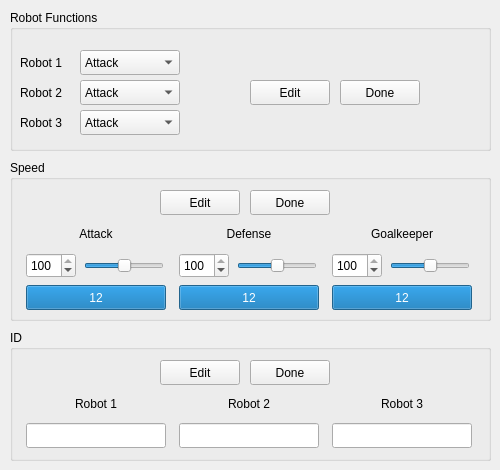
     <widget class="QWidget" name="tabRobot">
      <attribute name="icon">
       <iconset resource="icons.qrc">
        <normaloff>:/Icons/Imgs/devil_mad.png</normaloff>:/Icons/Imgs/devil_mad.png</iconset>
      </attribute>
      <attribute name="title">
       <string>Robot</string>
      </attribute>
      <widget class="QGroupBox" name="groupBoxRobotRobotFunctions">
       <property name="geometry">
        <rect>
         <x>10</x>
         <y>10</y>
         <width>481</width>
         <height>141</height>
        </rect>
       </property>
       <property name="title">
        <string>Robot Functions</string>
       </property>
       <widget class="QLabel" name="labelRobotRobotFunctionsRobot1">
        <property name="geometry">
         <rect>
          <x>10</x>
          <y>40</y>
          <width>60</width>
          <height>25</height>
         </rect>
        </property>
        <property name="minimumSize">
         <size>
          <width>60</width>
          <height>25</height>
         </size>
        </property>
        <property name="maximumSize">
         <size>
          <width>60</width>
          <height>25</height>
         </size>
        </property>
        <property name="text">
         <string>Robot 1</string>
        </property>
       </widget>
       <widget class="QComboBox" name="comboBoxRobotRobotFunctionsRobot1">
        <property name="geometry">
         <rect>
          <x>70</x>
          <y>40</y>
          <width>100</width>
          <height>25</height>
         </rect>
        </property>
        <property name="minimumSize">
         <size>
          <width>100</width>
          <height>25</height>
         </size>
        </property>
        <property name="maximumSize">
         <size>
          <width>100</width>
          <height>25</height>
         </size>
        </property>
        <property name="editable">
         <bool>false</bool>
        </property>
        <property name="duplicatesEnabled">
         <bool>true</bool>
        </property>
        <item>
         <property name="text">
          <string>Attack</string>
         </property>
        </item>
        <item>
         <property name="text">
          <string>Defense</string>
         </property>
        </item>
        <item>
         <property name="text">
          <string>Goalkeeper</string>
         </property>
        </item>
       </widget>
       <widget class="QPushButton" name="pushButtonRobotRobotFunctionsDone">
        <property name="geometry">
         <rect>
          <x>330</x>
          <y>70</y>
          <width>80</width>
          <height>25</height>
         </rect>
        </property>
        <property name="minimumSize">
         <size>
          <width>80</width>
          <height>25</height>
         </size>
        </property>
        <property name="maximumSize">
         <size>
          <width>80</width>
          <height>25</height>
         </size>
        </property>
        <property name="text">
         <string>Done</string>
        </property>
       </widget>
       <widget class="QLabel" name="labelRobotRobotFunctionsRobot2">
        <property name="geometry">
         <rect>
          <x>10</x>
          <y>70</y>
          <width>60</width>
          <height>25</height>
         </rect>
        </property>
        <property name="minimumSize">
         <size>
          <width>60</width>
          <height>25</height>
         </size>
        </property>
        <property name="maximumSize">
         <size>
          <width>60</width>
          <height>25</height>
         </size>
        </property>
        <property name="text">
         <string>Robot 2</string>
        </property>
       </widget>
       <widget class="QComboBox" name="comboBoxRobotRobotFunctionsRobot2">
        <property name="geometry">
         <rect>
          <x>70</x>
          <y>70</y>
          <width>100</width>
          <height>25</height>
         </rect>
        </property>
        <property name="minimumSize">
         <size>
          <width>100</width>
          <height>25</height>
         </size>
        </property>
        <property name="maximumSize">
         <size>
          <width>100</width>
          <height>25</height>
         </size>
        </property>
        <item>
         <property name="text">
          <string>Attack</string>
         </property>
        </item>
        <item>
         <property name="text">
          <string>Defense</string>
         </property>
        </item>
        <item>
         <property name="text">
          <string>Goalkeeper</string>
         </property>
        </item>
       </widget>
       <widget class="QLabel" name="labelRobotRobotFunctionsRobot3">
        <property name="geometry">
         <rect>
          <x>10</x>
          <y>100</y>
          <width>60</width>
          <height>25</height>
         </rect>
        </property>
        <property name="minimumSize">
         <size>
          <width>60</width>
          <height>25</height>
         </size>
        </property>
        <property name="maximumSize">
         <size>
          <width>60</width>
          <height>25</height>
         </size>
        </property>
        <property name="text">
         <string>Robot 3</string>
        </property>
       </widget>
       <widget class="QComboBox" name="comboBoxRobotRobotFunctionsRobot3">
        <property name="geometry">
         <rect>
          <x>70</x>
          <y>100</y>
          <width>100</width>
          <height>25</height>
         </rect>
        </property>
        <property name="minimumSize">
         <size>
          <width>100</width>
          <height>25</height>
         </size>
        </property>
        <property name="maximumSize">
         <size>
          <width>100</width>
          <height>25</height>
         </size>
        </property>
        <item>
         <property name="text">
          <string>Attack</string>
         </property>
        </item>
        <item>
         <property name="text">
          <string>Defense</string>
         </property>
        </item>
        <item>
         <property name="text">
          <string>Goalkeeper</string>
         </property>
        </item>
       </widget>
       <widget class="QPushButton" name="pushButtonRobotRobotFunctionsEdit">
        <property name="geometry">
         <rect>
          <x>240</x>
          <y>70</y>
          <width>80</width>
          <height>25</height>
         </rect>
        </property>
        <property name="minimumSize">
         <size>
          <width>80</width>
          <height>25</height>
         </size>
        </property>
        <property name="maximumSize">
         <size>
          <width>80</width>
          <height>25</height>
         </size>
        </property>
        <property name="text">
         <string>Edit</string>
        </property>
       </widget>
      </widget>
      <widget class="QGroupBox" name="groupBoxRobotSpeed">
       <property name="geometry">
        <rect>
         <x>10</x>
         <y>160</y>
         <width>481</width>
         <height>161</height>
        </rect>
       </property>
       <property name="title">
        <string>Speed</string>
       </property>
       <widget class="QPushButton" name="pushButtonRobotSpeedEdit">
        <property name="geometry">
         <rect>
          <x>150</x>
          <y>30</y>
          <width>80</width>
          <height>25</height>
         </rect>
        </property>
        <property name="minimumSize">
         <size>
          <width>80</width>
          <height>25</height>
         </size>
        </property>
        <property name="maximumSize">
         <size>
          <width>80</width>
          <height>25</height>
         </size>
        </property>
        <property name="text">
         <string>Edit</string>
        </property>
       </widget>
       <widget class="QPushButton" name="pushButtonRobotSpeedDone">
        <property name="geometry">
         <rect>
          <x>240</x>
          <y>30</y>
          <width>80</width>
          <height>25</height>
         </rect>
        </property>
        <property name="minimumSize">
         <size>
          <width>80</width>
          <height>25</height>
         </size>
        </property>
        <property name="maximumSize">
         <size>
          <width>80</width>
          <height>25</height>
         </size>
        </property>
        <property name="text">
         <string>Done</string>
        </property>
       </widget>
       <widget class="QWidget" name="layoutWidget">
        <property name="geometry">
         <rect>
          <x>9</x>
          <y>60</y>
          <width>461</width>
          <height>91</height>
         </rect>
        </property>
        <layout class="QHBoxLayout" name="horizontalLayout">
         <item>
          <layout class="QGridLayout" name="gridLayoutRobotSpeedAtack">
           <item row="0" column="0" colspan="2">
            <widget class="QLabel" name="labelRobotSpeedAttack">
             <property name="minimumSize">
              <size>
               <width>140</width>
               <height>25</height>
              </size>
             </property>
             <property name="maximumSize">
              <size>
               <width>140</width>
               <height>25</height>
              </size>
             </property>
             <property name="text">
              <string>Attack</string>
             </property>
             <property name="textFormat">
              <enum>Qt::AutoText</enum>
             </property>
             <property name="alignment">
              <set>Qt::AlignCenter</set>
             </property>
            </widget>
           </item>
           <item row="1" column="0">
            <widget class="QSpinBox" name="spinBoxRobotSpeedAttack">
             <property name="minimumSize">
              <size>
               <width>50</width>
               <height>25</height>
              </size>
             </property>
             <property name="maximumSize">
              <size>
               <width>50</width>
               <height>25</height>
              </size>
             </property>
             <property name="readOnly">
              <bool>false</bool>
             </property>
             <property name="minimum">
              <number>0</number>
             </property>
             <property name="maximum">
              <number>100</number>
             </property>
             <property name="value">
              <number>100</number>
             </property>
            </widget>
           </item>
           <item row="1" column="1">
            <widget class="QSlider" name="horizontalSliderRobotSpeedAttack">
             <property name="minimumSize">
              <size>
               <width>80</width>
               <height>25</height>
              </size>
             </property>
             <property name="maximumSize">
              <size>
               <width>80</width>
               <height>25</height>
              </size>
             </property>
             <property name="minimum">
              <number>-64</number>
             </property>
             <property name="maximum">
              <number>64</number>
             </property>
             <property name="tracking">
              <bool>true</bool>
             </property>
             <property name="orientation">
              <enum>Qt::Horizontal</enum>
             </property>
             <property name="invertedAppearance">
              <bool>false</bool>
             </property>
            </widget>
           </item>
           <item row="2" column="0" colspan="2">
            <widget class="QProgressBar" name="progressBarRobotSpeedAttack">
             <property name="minimumSize">
              <size>
               <width>140</width>
               <height>25</height>
              </size>
             </property>
             <property name="maximumSize">
              <size>
               <width>140</width>
               <height>25</height>
              </size>
             </property>
             <property name="maximum">
              <number>12</number>
             </property>
             <property name="value">
              <number>12</number>
             </property>
             <property name="format">
              <string>%v</string>
             </property>
            </widget>
           </item>
          </layout>
         </item>
         <item>
          <layout class="QGridLayout" name="gridLayoutRobotSpeedDefense">
           <item row="0" column="0" colspan="2">
            <widget class="QLabel" name="labelRobotSpeedDefense">
             <property name="minimumSize">
              <size>
               <width>140</width>
               <height>25</height>
              </size>
             </property>
             <property name="maximumSize">
              <size>
               <width>140</width>
               <height>25</height>
              </size>
             </property>
             <property name="text">
              <string>Defense</string>
             </property>
             <property name="textFormat">
              <enum>Qt::AutoText</enum>
             </property>
             <property name="alignment">
              <set>Qt::AlignCenter</set>
             </property>
            </widget>
           </item>
           <item row="1" column="0">
            <widget class="QSpinBox" name="spinBoxRobotSpeedDefense">
             <property name="minimumSize">
              <size>
               <width>50</width>
               <height>25</height>
              </size>
             </property>
             <property name="maximumSize">
              <size>
               <width>50</width>
               <height>25</height>
              </size>
             </property>
             <property name="readOnly">
              <bool>false</bool>
             </property>
             <property name="minimum">
              <number>0</number>
             </property>
             <property name="maximum">
              <number>100</number>
             </property>
             <property name="value">
              <number>100</number>
             </property>
            </widget>
           </item>
           <item row="1" column="1">
            <widget class="QSlider" name="horizontalSliderRobotSpeedDefense">
             <property name="minimumSize">
              <size>
               <width>80</width>
               <height>25</height>
              </size>
             </property>
             <property name="maximumSize">
              <size>
               <width>80</width>
               <height>25</height>
              </size>
             </property>
             <property name="minimum">
              <number>-64</number>
             </property>
             <property name="maximum">
              <number>64</number>
             </property>
             <property name="tracking">
              <bool>true</bool>
             </property>
             <property name="orientation">
              <enum>Qt::Horizontal</enum>
             </property>
             <property name="invertedAppearance">
              <bool>false</bool>
             </property>
            </widget>
           </item>
           <item row="2" column="0" colspan="2">
            <widget class="QProgressBar" name="progressBarRobotSpeedDefense">
             <property name="minimumSize">
              <size>
               <width>140</width>
               <height>25</height>
              </size>
             </property>
             <property name="maximumSize">
              <size>
               <width>140</width>
               <height>25</height>
              </size>
             </property>
             <property name="maximum">
              <number>12</number>
             </property>
             <property name="value">
              <number>12</number>
             </property>
             <property name="format">
              <string>%v</string>
             </property>
            </widget>
           </item>
          </layout>
         </item>
         <item>
          <layout class="QGridLayout" name="gridLayoutRobotSpeedGoalkeeper">
           <item row="0" column="0" colspan="2">
            <widget class="QLabel" name="labelRobotSpeedGoalkeeper">
             <property name="minimumSize">
              <size>
               <width>140</width>
               <height>25</height>
              </size>
             </property>
             <property name="maximumSize">
              <size>
               <width>140</width>
               <height>25</height>
              </size>
             </property>
             <property name="text">
              <string>Goalkeeper</string>
             </property>
             <property name="textFormat">
              <enum>Qt::AutoText</enum>
             </property>
             <property name="alignment">
              <set>Qt::AlignCenter</set>
             </property>
            </widget>
           </item>
           <item row="1" column="0">
            <widget class="QSpinBox" name="spinBoxRobotSpeedGoalkeeper">
             <property name="minimumSize">
              <size>
               <width>50</width>
               <height>25</height>
              </size>
             </property>
             <property name="maximumSize">
              <size>
               <width>50</width>
               <height>25</height>
              </size>
             </property>
             <property name="readOnly">
              <bool>false</bool>
             </property>
             <property name="minimum">
              <number>0</number>
             </property>
             <property name="maximum">
              <number>100</number>
             </property>
             <property name="value">
              <number>100</number>
             </property>
            </widget>
           </item>
           <item row="1" column="1">
            <widget class="QSlider" name="horizontalSliderRobotSpeedGoalkeeper">
             <property name="minimumSize">
              <size>
               <width>80</width>
               <height>25</height>
              </size>
             </property>
             <property name="maximumSize">
              <size>
               <width>80</width>
               <height>25</height>
              </size>
             </property>
             <property name="minimum">
              <number>-64</number>
             </property>
             <property name="maximum">
              <number>64</number>
             </property>
             <property name="tracking">
              <bool>true</bool>
             </property>
             <property name="orientation">
              <enum>Qt::Horizontal</enum>
             </property>
             <property name="invertedAppearance">
              <bool>false</bool>
             </property>
            </widget>
           </item>
           <item row="2" column="0" colspan="2">
            <widget class="QProgressBar" name="progressBarRobotSpeedGoalkeeper">
             <property name="minimumSize">
              <size>
               <width>140</width>
               <height>25</height>
              </size>
             </property>
             <property name="maximumSize">
              <size>
               <width>140</width>
               <height>25</height>
              </size>
             </property>
             <property name="maximum">
              <number>12</number>
             </property>
             <property name="value">
              <number>12</number>
             </property>
             <property name="format">
              <string>%v</string>
             </property>
            </widget>
           </item>
          </layout>
         </item>
        </layout>
       </widget>
      </widget>
      <widget class="QGroupBox" name="groupBoxRobotID">
       <property name="geometry">
        <rect>
         <x>10</x>
         <y>330</y>
         <width>481</width>
         <height>131</height>
        </rect>
       </property>
       <property name="title">
        <string>ID</string>
       </property>
       <widget class="QPushButton" name="pushButtonRobotIDEdit">
        <property name="geometry">
         <rect>
          <x>150</x>
          <y>30</y>
          <width>80</width>
          <height>25</height>
         </rect>
        </property>
        <property name="minimumSize">
         <size>
          <width>80</width>
          <height>25</height>
         </size>
        </property>
        <property name="maximumSize">
         <size>
          <width>80</width>
          <height>25</height>
         </size>
        </property>
        <property name="text">
         <string>Edit</string>
        </property>
       </widget>
       <widget class="QPushButton" name="pushButtonRobotIDDone">
        <property name="geometry">
         <rect>
          <x>240</x>
          <y>30</y>
          <width>80</width>
          <height>25</height>
         </rect>
        </property>
        <property name="minimumSize">
         <size>
          <width>80</width>
          <height>25</height>
         </size>
        </property>
        <property name="maximumSize">
         <size>
          <width>80</width>
          <height>25</height>
         </size>
        </property>
        <property name="text">
         <string>Done</string>
        </property>
       </widget>
       <widget class="QWidget" name="layoutWidget">
        <property name="geometry">
         <rect>
          <x>9</x>
          <y>60</y>
          <width>461</width>
          <height>60</height>
         </rect>
        </property>
        <layout class="QHBoxLayout" name="horizontalLayourRobotID">
         <item>
          <layout class="QVBoxLayout" name="verticalLayoutRobotIDRobot1">
           <item>
            <widget class="QLabel" name="labelRobotIDRobot1">
             <property name="minimumSize">
              <size>
               <width>140</width>
               <height>25</height>
              </size>
             </property>
             <property name="maximumSize">
              <size>
               <width>140</width>
               <height>25</height>
              </size>
             </property>
             <property name="text">
              <string>Robot 1</string>
             </property>
             <property name="alignment">
              <set>Qt::AlignCenter</set>
             </property>
            </widget>
           </item>
           <item>
            <widget class="QLineEdit" name="lineEditRobotIDRobot1">
             <property name="minimumSize">
              <size>
               <width>140</width>
               <height>25</height>
              </size>
             </property>
             <property name="maximumSize">
              <size>
               <width>140</width>
               <height>25</height>
              </size>
             </property>
             <property name="alignment">
              <set>Qt::AlignCenter</set>
             </property>
            </widget>
           </item>
          </layout>
         </item>
         <item>
          <layout class="QVBoxLayout" name="verticalLayoutRobotIDRobot2">
           <item>
            <widget class="QLabel" name="labelRobotIDRobot2">
             <property name="minimumSize">
              <size>
               <width>140</width>
               <height>25</height>
              </size>
             </property>
             <property name="maximumSize">
              <size>
               <width>140</width>
               <height>25</height>
              </size>
             </property>
             <property name="text">
              <string>Robot 2</string>
             </property>
             <property name="alignment">
              <set>Qt::AlignCenter</set>
             </property>
            </widget>
           </item>
           <item>
            <widget class="QLineEdit" name="lineEditRobotIDRobot2">
             <property name="minimumSize">
              <size>
               <width>140</width>
               <height>25</height>
              </size>
             </property>
             <property name="maximumSize">
              <size>
               <width>140</width>
               <height>25</height>
              </size>
             </property>
             <property name="alignment">
              <set>Qt::AlignCenter</set>
             </property>
            </widget>
           </item>
          </layout>
         </item>
         <item>
          <layout class="QVBoxLayout" name="verticalLayoutRobotIDRobot3">
           <item>
            <widget class="QLabel" name="labelRobotIDRobot3">
             <property name="minimumSize">
              <size>
               <width>140</width>
               <height>25</height>
              </size>
             </property>
             <property name="maximumSize">
              <size>
               <width>140</width>
               <height>25</height>
              </size>
             </property>
             <property name="text">
              <string>Robot 3</string>
             </property>
             <property name="alignment">
              <set>Qt::AlignCenter</set>
             </property>
            </widget>
           </item>
           <item>
            <widget class="QLineEdit" name="lineEditRobotIDRobot3">
             <property name="minimumSize">
              <size>
               <width>140</width>
               <height>25</height>
              </size>
             </property>
             <property name="maximumSize">
              <size>
               <width>140</width>
               <height>25</height>
              </size>
             </property>
             <property name="alignment">
              <set>Qt::AlignCenter</set>
             </property>
            </widget>
           </item>
          </layout>
         </item>
        </layout>
       </widget>
      </widget>
     </widget>
